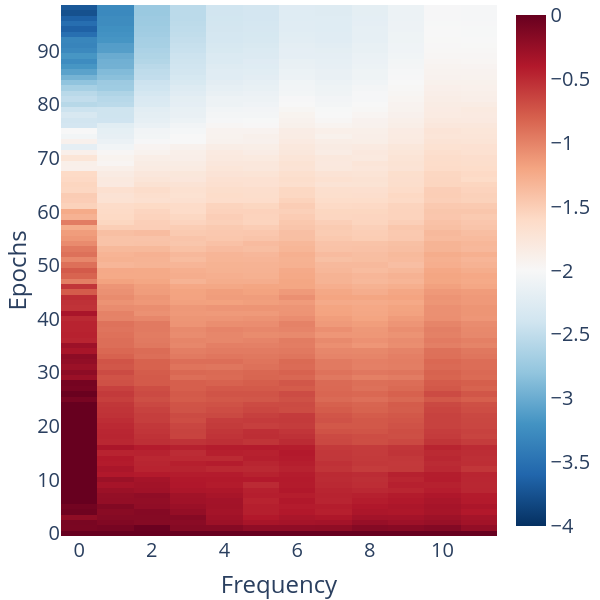

The notebook cell saved with this chart:
### Code cell
data = np.load('UNO_dynamics.npz')
keys = np.array(list(data.keys()))
for key, val in data.items():
    exec(key + '=val')

x = train_f_dist_rec/train_f_dist_rec[0,:]
fig = px.imshow(np.log(x[:, :12]), color_continuous_scale='RdBu_r', origin='lower',aspect='auto', range_color=[-4,0])
fig.update_layout(
                    xaxis_title='Frequency',
                    yaxis_title='Epochs',
                   autosize=False,
                    width=600,
                    height=600,
                    font=dict(size=20),
                    margin=dict(l=5, r=5, t=5, b=10),
                   )
fig.show()

### Figure 1 — Plotly figure (JSON) as saved in the notebook; plotly's stock layout.template omitted (floating-point values rounded to 4 significant figures; data arrays with more than 128 entries replaced by an {"elided": "..."} marker saying what was removed)
{"data": [{"coloraxis": "coloraxis", "hovertemplate": "x: %{x}<br>y: %{y}<br>color: %{z}<extra></extra>", "name": "0", "type": "heatmap", "xaxis": "x", "yaxis": "y", "z": {"elided": "99x12 float values"}}], "layout": {"autosize": false, "coloraxis": {"cmax": 0, "cmin": -4, "colorscale": [[0, "rgb(5,48,97)"], [0.1, "rgb(33,102,172)"], [0.2, "rgb(67,147,195)"], [0.3, "rgb(146,197,222)"], [0.4, "rgb(209,229,240)"], [0.5, "rgb(247,247,247)"], [0.6, "rgb(253,219,199)"], [0.7, "rgb(244,165,130)"], [0.8, "rgb(214,96,77)"], [0.9, "rgb(178,24,43)"], [1, "rgb(103,0,31)"]]}, "font": {"size": 20}, "height": 600, "margin": {"b": 10, "l": 5, "r": 5, "t": 5}, "width": 600, "xaxis": {"anchor": "y", "domain": [0, 1], "title": {"text": "Frequency"}}, "yaxis": {"anchor": "x", "autorange": true, "domain": [0, 1], "title": {"text": "Epochs"}}}}
